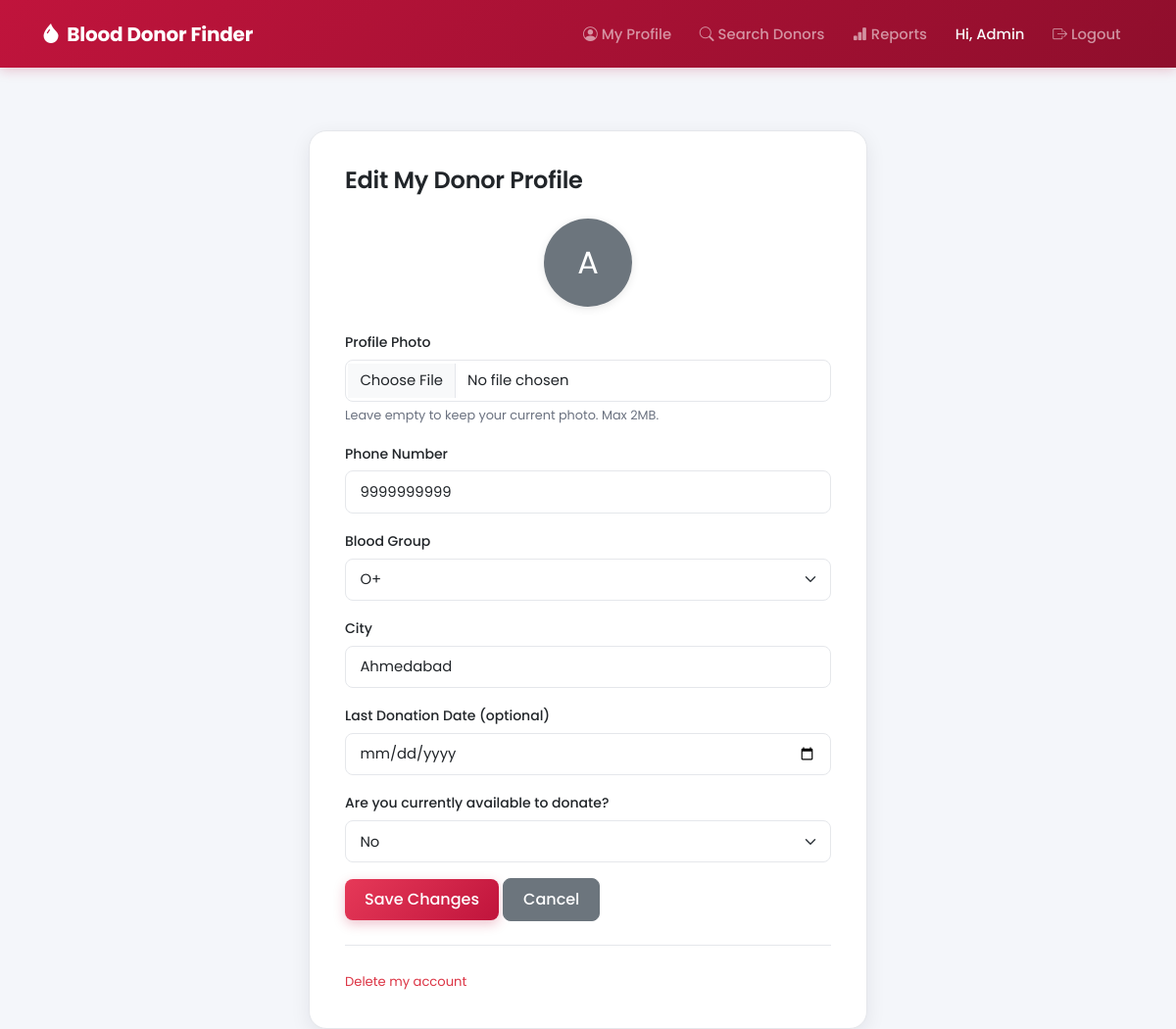
The app's page /edit_profile.php (signed in) with its own data.
### tables this page shows
CREATE TABLE donors (
    id INT AUTO_INCREMENT PRIMARY KEY,
    full_name VARCHAR(100) NOT NULL,
    email VARCHAR(100) NOT NULL UNIQUE,
    password VARCHAR(255) NOT NULL,
    phone VARCHAR(15) NOT NULL,
    blood_group ENUM('A+','A-','B+','B-','AB+','AB-','O+','O-') NOT NULL,
    city VARCHAR(50) NOT NULL,
    last_donation_date DATE NULL,
    photo VARCHAR(255) DEFAULT NULL,
    is_available ENUM('Yes','No') DEFAULT 'Yes',
    role ENUM('donor','admin') DEFAULT 'donor',
    created_at TIMESTAMP DEFAULT CURRENT_TIMESTAMP
);

### edit_profile.php (the view, shortened to what this page needs)
<?php
require_once 'includes/db.php';
$donor_id = $_SESSION['donor_id'];
$stmt = $conn->prepare("SELECT * FROM donors WHERE id = ?");
$stmt->bind_param("i", $donor_id);
$stmt->execute();
$me = $stmt->get_result()->fetch_assoc();
$phone = $me['phone'];
$blood_group = $me['blood_group'];
$city = $me['city'];
$last_donation_date = $me['last_donation_date'];
$is_available = $me['is_available'];
?>
<!DOCTYPE html>
<html lang="en">
<head>
<link rel="stylesheet" href="https://cdn.jsdelivr.net/npm/bootstrap@5.3.0/dist/css/bootstrap.min.css">
<link rel="stylesheet" href="https://cdn.jsdelivr.net/npm/bootstrap-icons@1.11.3/font/bootstrap-icons.css">
<link rel="stylesheet" href="css/style.css">
</head>
<body>
<?php include 'includes/navbar.php'; ?>
<div class="container mt-4">
    <div class="row justify-content-center">
        <div class="col-md-6 form-box">
            <h4 class="mb-4">Edit My Donor Profile</h4>
            <form method="POST" action="edit_profile.php" enctype="multipart/form-data">
                <div class="mb-3 text-center">
                    <?php if (!empty($me['photo'])): ?>
                        <img src="uploads/<?php echo htmlspecialchars($me['photo']); ?>" class="rounded-circle mb-2" width="90" height="90" style="object-fit:cover;">
                    <?php else: ?>
                        <div class="rounded-circle bg-secondary text-white d-inline-flex align-items-center justify-content-center mb-2" style="width:90px;height:90px;font-size:2rem;">
                            <?php echo strtoupper(substr($me['full_name'], 0, 1)); ?>
                        </div>
                    <?php endif; ?>
                </div>
                <div class="mb-3">
                    <label class="form-label">Profile Photo</label>
                    <input type="file" name="photo" class="form-control" accept="image/jpeg,image/png,image/webp">
                    <div class="form-text">Leave empty to keep your current photo. Max 2MB.</div>
                </div>
                <div class="mb-3">
                    <label class="form-label">Phone Number</label>
                    <input type="text" name="phone" class="form-control" value="<?php echo htmlspecialchars($phone); ?>">
                </div>
                <div class="mb-3">
                    <label class="form-label">Blood Group</label>
                    <select name="blood_group" class="form-select">
                        <?php
                        $groups = ['A+','A-','B+','B-','AB+','AB-','O+','O-'];
                        foreach ($groups as $g) {
                            $selected = ($blood_group == $g) ? "selected" : "";
                            echo "<option value=\"$g\" $selected>$g</option>";
                        }
                        ?>
                    </select>
                </div>
                <div class="mb-3">
                    <label class="form-label">City</label>
                    <input type="text" name="city" class="form-control" value="<?php echo htmlspecialchars($city); ?>">
                </div>
                <div class="mb-3">
                    <label class="form-label">Last Donation Date (optional)</label>
                    <input type="date" name="last_donation_date" class="form-control" value="<?php echo $last_donation_date; ?>">
                </div>
                <div class="mb-3">
                    <label class="form-label">Are you currently available to donate?</label>
                    <select name="is_available" class="form-select">
                        <option value="No" <?php echo $is_available=='No'?'selected':''; ?>>No</option>
                    </select>
                </div>
                <button type="submit" class="btn btn-danger">Save Changes</button>
                <a href="dashboard.php" class="btn btn-secondary">Cancel</a>
            </form>
            <hr class="my-4">
            <a href="delete_account.php" class="text-danger small" onclick="return confirm('Are you sure you want to delete your donor account? This cannot be undone.');">Delete my account</a>
        </div>
    </div>
</div>
</body>
</html>

### css/style.css (style rules this page uses)
:root { --color-primary: #c0143c; --color-primary-dark: #8f0e2c; --color-primary-light: #e63958; --color-success: #1a9d5c; --color-warning: #e6a70a; --color-info: #0d8fb2; --color-secondary: #6c757d; --color-bg: #f4f6fa; --color-surface: #ffffff; --color-text: #212529; --color-text-muted: #6b7280; --color-border: #e5e7eb; --radius-sm: 8px; --radius-md: 12px; --radius-lg: 18px; --shadow-sm: 0 1px 3px rgba(15, 23, 42, 0.06); --shadow-md: 0 6px 20px rgba(15, 23, 42, 0.08); --shadow-lg: 0 12px 32px rgba(15, 23, 42, 0.12); --transition-fast: 0.15s ease; --transition-base: 0.25s ease; }
* { box-sizing: border-box; }
body { background-color: var(--color-bg); color: var(--color-text); font-family: 'Poppins', 'Segoe UI', Arial, sans-serif; font-size: 15px; line-height: 1.6; -webkit-font-smoothing: antialiased; }
h1, h2, h3, h4, h5, h6 { font-weight: 600; letter-spacing: -0.01em; }
a { text-decoration: none; transition: color var(--transition-fast); }
.btn { font-weight: 500; border-radius: var(--radius-sm); padding: 0.55rem 1.25rem; transition: all var(--transition-fast); }
.btn-danger { background: linear-gradient(135deg, var(--color-primary-light), var(--color-primary)); border: none; box-shadow: 0 4px 12px rgba(192, 20, 60, 0.25); }
.form-box { background: var(--color-surface); padding: 2.25rem; border-radius: var(--radius-lg); box-shadow: var(--shadow-md); margin-top: 2.5rem; border: 1px solid var(--color-border); }
.form-label { font-weight: 500; font-size: 0.875rem; color: var(--color-text); margin-bottom: 0.4rem; }
.form-control, .form-select { border-radius: var(--radius-sm); border: 1.5px solid var(--color-border); padding: 0.6rem 0.9rem; font-size: 0.925rem; transition: border-color var(--transition-fast), box-shadow var(--transition-fast); }
.form-text { font-size: 0.8rem; color: var(--color-text-muted); }
.rounded-circle { box-shadow: 0 2px 8px rgba(0,0,0,0.1); }
hr { border-color: var(--color-border); opacity: 1; }

### records on screen
donors: full_name "A", phone "9999999999", city "Ahmedabad", is_available "No"

### other values on screen
$_SESSION['full_name'] "Admin"
form field blood_group "O+"
